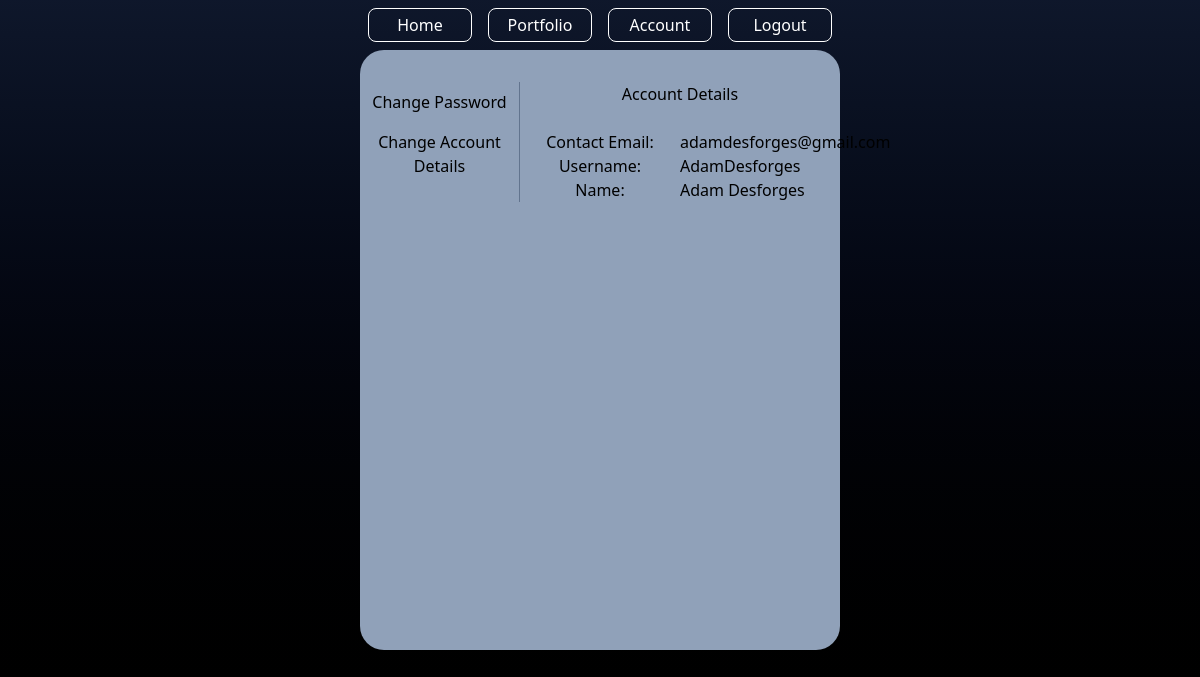
Screenshot of /account (signed in) with the database file from the repository.
### tables this page shows
CREATE TABLE users(
    userid integer PRIMARY KEY,
    username text unique not null,
    fname text not null,
    lname text not null,
    email text not null,
    hash text not null,
    balance integer 
, lastUpdate text);

### app.py (the view)
@app.route("/account")
@login_required
def account():
    db = sqlite3.connect("database.db")
    db.row_factory = dict_factory
    session["user_info"] = []
    for row in db.execute("SELECT username, fname, lname, email FROM users WHERE userid = ?", (session["user_id"],)):
        session["user_info"].append(row)
    return render_template("info.html", userInfo = session["user_info"])

### helpers.py (called while the page is built)
def login_required(f):
    @wraps(f)
    def decorated_function(*args, **kwargs):
        if session.get("user_id") is None:
            return redirect("/login")
        return f(*args, **kwargs)
    return decorated_function

def dict_factory(cursor, row):
    fields = [column[0] for column in cursor.description]
    return {key: value for key, value in zip(fields, row)}

### templates/info.html
{% extends "account.html" %}
{% block info %}
<div class="w-full text-center justify-center">
    <p>
        Account Details
    </p>
    <br>
    <table class="table-fixed w-full">
        <tbody>
            <tr class="">
                <td class="">Contact Email:</td>
                <td class="text-left">{{userInfo[0].email}}</td>
            </tr>
            <tr class="">
                <td class="">Username:</td>
                <td class="text-left">{{userInfo[0].username}}</td>
            </tr>
            <tr class="">
                <td class="">Name:</td>
                <td class="text-left">{{userInfo[0].fname}} {{userInfo[0].lname}}</td>
            </tr>
        </tbody>
    </table>
</div>
{% endblock %}

### rows the page displays
users: email "adamdesforges@gmail.com", username "AdamDesforges", fname "Adam", lname "Desforges"
